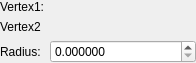
<?xml version="1.0" encoding="UTF-8"?>
<ui version="4.0">
 <class>CapsuleShapeSetter</class>
 <widget class="QWidget" name="CapsuleShapeSetter">
  <property name="geometry">
   <rect>
    <x>0</x>
    <y>0</y>
    <width>196</width>
    <height>56</height>
   </rect>
  </property>
  <property name="windowTitle">
   <string>Form</string>
  </property>
  <layout class="QFormLayout" name="formLayout">
   <property name="leftMargin">
    <number>0</number>
   </property>
   <property name="topMargin">
    <number>0</number>
   </property>
   <property name="rightMargin">
    <number>0</number>
   </property>
   <property name="bottomMargin">
    <number>0</number>
   </property>
   <item row="0" column="0">
    <widget class="QLabel" name="label">
     <property name="text">
      <string>Vertex1:</string>
     </property>
    </widget>
   </item>
   <item row="1" column="0">
    <widget class="QLabel" name="label_2">
     <property name="text">
      <string>Vertex2</string>
     </property>
    </widget>
   </item>
   <item row="2" column="0">
    <widget class="QLabel" name="label_3">
     <property name="text">
      <string>Radius:</string>
     </property>
    </widget>
   </item>
   <item row="0" column="1">
    <widget class="Vec3Setter" name="widgetVertex1" native="true"/>
   </item>
   <item row="1" column="1">
    <widget class="Vec3Setter" name="widgetVertex2" native="true"/>
   </item>
   <item row="2" column="1">
    <widget class="QDoubleSpinBox" name="spinBoxRadius">
     <property name="decimals">
      <number>6</number>
     </property>
     <property name="maximum">
      <double>999999999.000000000000000</double>
     </property>
    </widget>
   </item>
  </layout>
 </widget>
 <customwidgets>
  <customwidget>
   <class>Vec3Setter</class>
   <extends>QWidget</extends>
   <header>vec3setter.h</header>
   <container>1</container>
  </customwidget>
 </customwidgets>
 <resources/>
 <connections/>
</ui>
